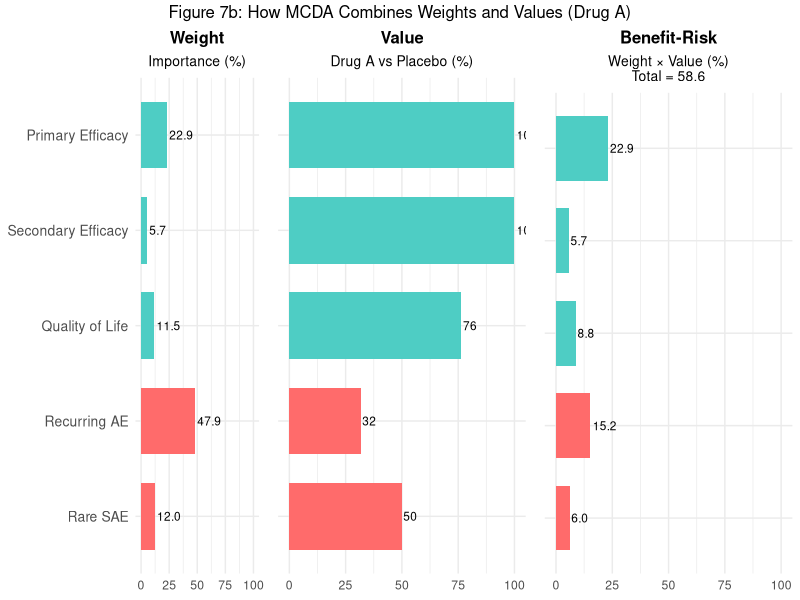
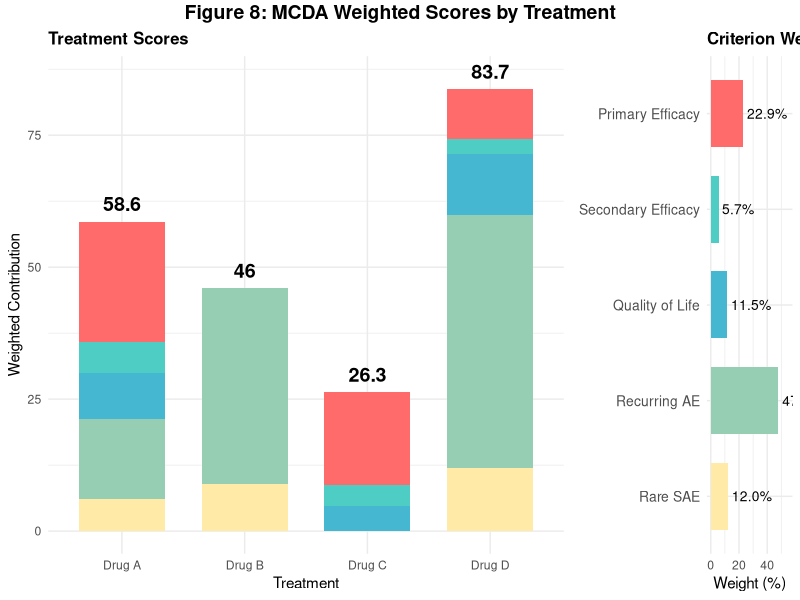
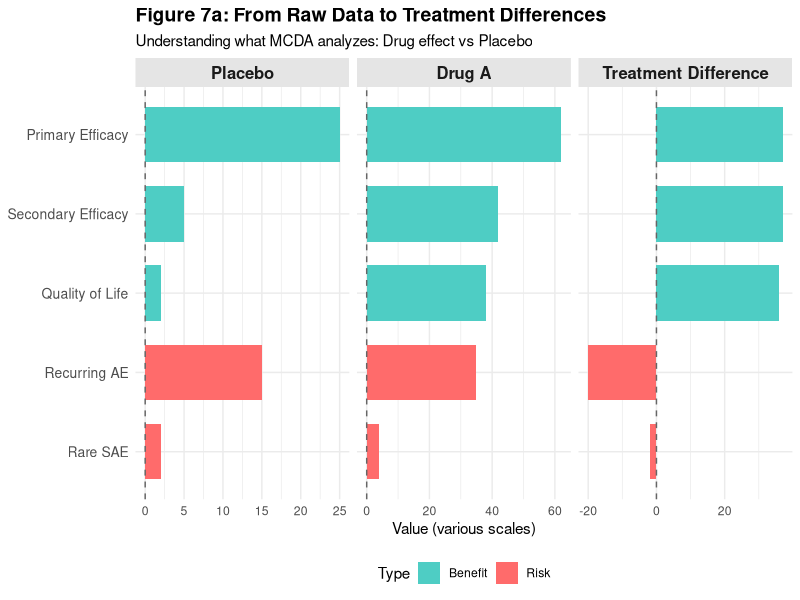
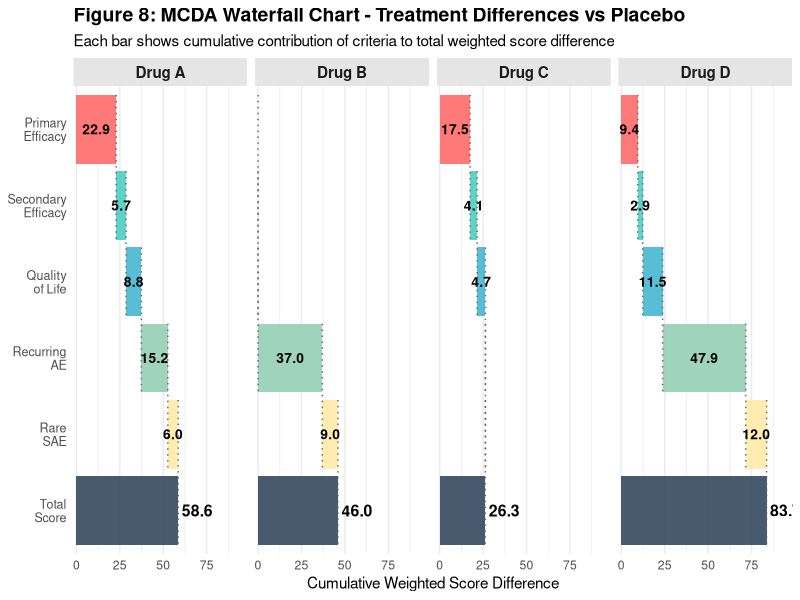
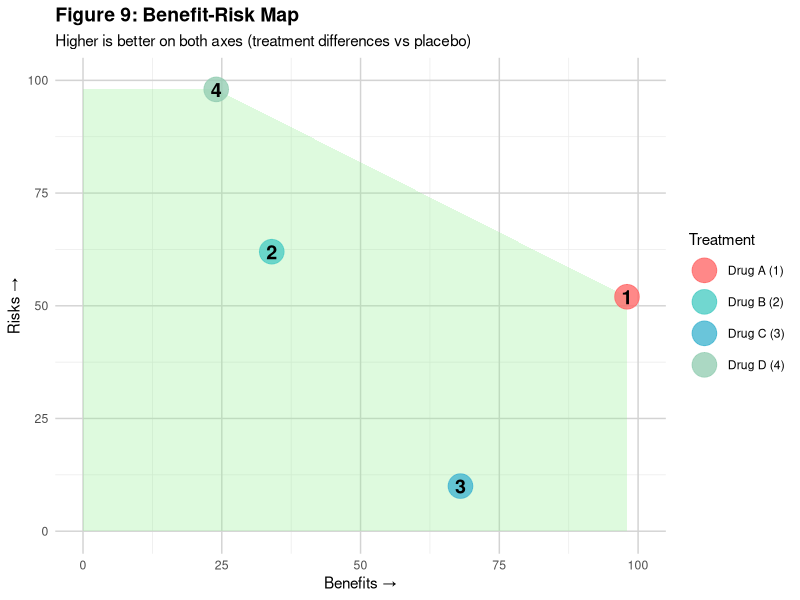
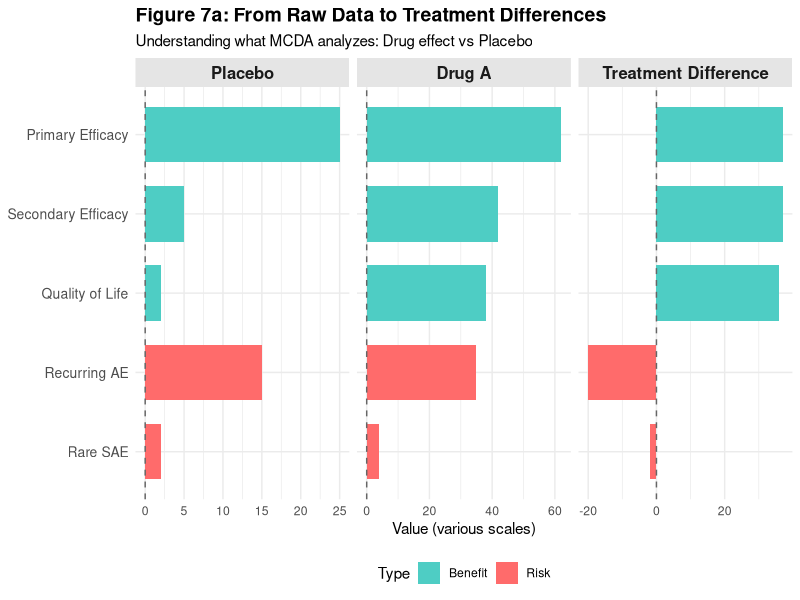
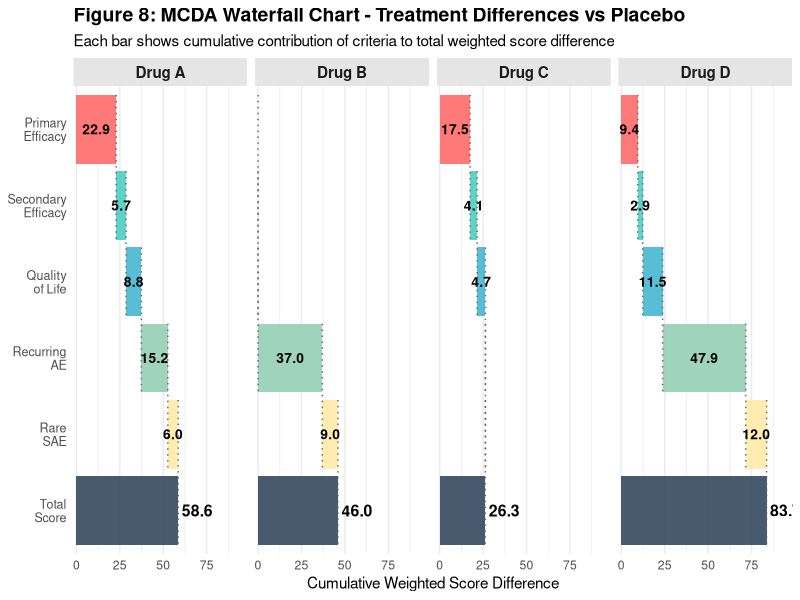
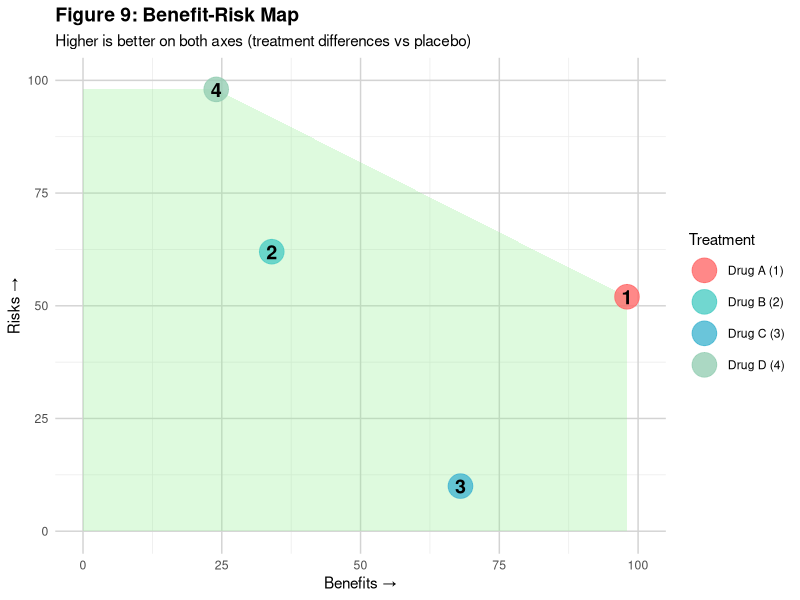

The R script that drew these images, in order:
# ============================================================================
# MCDA Benefit-Risk Analysis - Chart Generation Script
# Creates Figures 7a, 7b, 8 (stacked bar and waterfall), and 9
# ============================================================================

# Load required libraries
library(ggplot2)
library(dplyr)
library(reshape2)
library(gridExtra)

# ============================================================================
# 1. DATA PREPARATION
# ============================================================================

# Create raw performance data
create_publication_data <- function() {
  performance_data <- data.frame(
    Treatment = c("Placebo", "Drug A", "Drug B", "Drug C", "Drug D"),
    Primary_Efficacy = c(0.25, 0.62, 0.45, 0.58, 0.52),
    Secondary_Efficacy = c(5, 42, 28, 38, 35),
    Quality_of_Life = c(2, 38, 25, 32, 42),
    Recurring_AE = c(0.15, 0.35, 0.25, 0.42, 0.20),
    Rare_SAE = c(0.02, 0.04, 0.03, 0.06, 0.02)
  )
  return(performance_data)
}

# Calculate treatment differences vs placebo
calculate_treatment_differences <- function(data) {
  placebo_row <- data[data$Treatment == "Placebo", ]

  differences <- data.frame(
    Treatment = data$Treatment[data$Treatment != "Placebo"],
    Primary_Efficacy_Diff = data$Primary_Efficacy[data$Treatment != "Placebo"] -
      placebo_row$Primary_Efficacy,
    Secondary_Efficacy_Diff = data$Secondary_Efficacy[
      data$Treatment != "Placebo"
    ] - placebo_row$Secondary_Efficacy,
    Quality_of_Life_Diff = data$Quality_of_Life[data$Treatment != "Placebo"] -
      placebo_row$Quality_of_Life,
    Recurring_AE_Diff = placebo_row$Recurring_AE -
      data$Recurring_AE[data$Treatment != "Placebo"],
    Rare_SAE_Diff = placebo_row$Rare_SAE -
      data$Rare_SAE[data$Treatment != "Placebo"]
  )
  return(differences)
}

# Initialize data
pub_data <- create_publication_data()
treatment_diffs <- calculate_treatment_differences(pub_data)

# Create performance matrix
performance_matrix_pub <- as.matrix(treatment_diffs[, -1])
rownames(performance_matrix_pub) <- treatment_diffs$Treatment
colnames(performance_matrix_pub) <- c(
  "Primary_Efficacy",
  "Secondary_Efficacy",
  "Quality_of_Life",
  "Recurring_AE",
  "Rare_SAE"
)

# Define weights
weights_pub <- c(
  Primary_Efficacy = 0.229,
  Secondary_Efficacy = 0.057,
  Quality_of_Life = 0.115,
  Recurring_AE = 0.479,
  Rare_SAE = 0.120
)

# Normalize performance matrix
normalized_pub <- apply(performance_matrix_pub, 2, function(x) {
  (x - min(x)) / (max(x) - min(x))
})

# Calculate weighted contributions
weighted_contributions_pub <- normalized_pub *
  rep(weights_pub, each = nrow(normalized_pub))

# Calculate total scores
total_scores_pub <- rowSums(weighted_contributions_pub)

# Create contributions data frame
contrib_df <- as.data.frame(weighted_contributions_pub)
contrib_df$Treatment <- rownames(performance_matrix_pub)
contrib_df$Total_Score <- total_scores_pub * 100
contrib_df$Rank <- rank(-total_scores_pub)

# Reshape for plotting
contrib_long <- melt(
  contrib_df[, 1:5],
  variable.name = "Criteria",
  value.name = "Contribution"
)
contrib_long$Treatment <- rep(contrib_df$Treatment, 5)

# ============================================================================
# 2. FIGURE 7a: RAW DATA TO TREATMENT DIFFERENCES
# ============================================================================

create_fig7a <- function() {
  raw_comparison <- data.frame(
    Criterion = rep(
      c(
        "Primary Efficacy",
        "Secondary Efficacy",
        "Quality of Life",
        "Recurring AE",
        "Rare SAE"
      ),
      3
    ),
    Value = c(
      0.25 * 100,
      5,
      2,
      0.15 * 100,
      0.02 * 100,
      0.62 * 100,
      42,
      38,
      0.35 * 100,
      0.04 * 100,
      (0.62 - 0.25) * 100,
      42 - 5,
      38 - 2,
      (0.15 - 0.35) * 100,
      (0.02 - 0.04) * 100
    ),
    Group = rep(c("Placebo", "Drug A", "Treatment Difference"), each = 5),
    Type = rep(c("Benefit", "Benefit", "Benefit", "Risk", "Risk"), 3)
  )

  raw_comparison$Criterion <- factor(
    raw_comparison$Criterion,
    levels = rev(c(
      "Primary Efficacy",
      "Secondary Efficacy",
      "Quality of Life",
      "Recurring AE",
      "Rare SAE"
    ))
  )
  raw_comparison$Group <- factor(
    raw_comparison$Group,
    levels = c("Placebo", "Drug A", "Treatment Difference")
  )

  p_raw <- ggplot(raw_comparison, aes(x = Value, y = Criterion, fill = Type)) +
    geom_bar(stat = "identity", width = 0.7) +
    facet_wrap(~Group, ncol = 3, scales = "free_x") +
    scale_fill_manual(values = c("Benefit" = "#4ECDC4", "Risk" = "#FF6B6B")) +
    labs(
      title = "Figure 7a: From Raw Data to Treatment Differences",
      subtitle = paste(
        "Understanding what MCDA analyzes:",
        "Drug effect vs Placebo"
      ),
      x = "Value (various scales)",
      y = NULL
    ) +
    theme_minimal() +
    theme(
      strip.text = element_text(size = 12, face = "bold"),
      strip.background = element_rect(fill = "grey90", color = NA),
      axis.text.y = element_text(size = 10),
      legend.position = "bottom",
      plot.title = element_text(size = 14, face = "bold"),
      plot.subtitle = element_text(size = 11)
    ) +
    geom_vline(
      xintercept = 0,
      linetype = "dashed",
      color = "gray40",
      size = 0.5
    )

  return(p_raw)
}

# ============================================================================
# 3. FIGURE 7b: MCDA CALCULATION WALKTHROUGH (DRUG A)
# ============================================================================

create_fig7b <- function() {
  drug_a_idx <- which(rownames(performance_matrix_pub) == "Drug A")
  drug_a_weights <- weights_pub * 100
  drug_a_values <- normalized_pub[drug_a_idx, ] * 100
  drug_a_contributions <- weighted_contributions_pub[drug_a_idx, ] * 100
  drug_a_total <- sum(drug_a_contributions)

  x_max <- 100

  # Panel 1: Weights
  weights_df_plot <- data.frame(
    Criterion = factor(
      c(
        "Primary Efficacy",
        "Secondary Efficacy",
        "Quality of Life",
        "Recurring AE",
        "Rare SAE"
      ),
      levels = rev(c(
        "Primary Efficacy",
        "Secondary Efficacy",
        "Quality of Life",
        "Recurring AE",
        "Rare SAE"
      ))
    ),
    Weight = weights_pub * 100,
    Type = c("Benefit", "Benefit", "Benefit", "Risk", "Risk")
  )

  p_weights <- ggplot(
    weights_df_plot,
    aes(x = Weight, y = Criterion, fill = Type)
  ) +
    geom_bar(stat = "identity", width = 0.7) +
    scale_fill_manual(values = c("Benefit" = "#4ECDC4", "Risk" = "#FF6B6B")) +
    labs(title = "Weight", subtitle = "Importance (%)", x = NULL, y = NULL) +
    xlim(0, x_max) +
    theme_minimal() +
    theme(
      axis.text.y = element_text(size = 10),
      legend.position = "none",
      plot.title = element_text(size = 12, face = "bold", hjust = 0.5),
      plot.subtitle = element_text(size = 10, hjust = 0.5)
    ) +
    geom_text(aes(label = sprintf("%.1f", Weight)), hjust = -0.1, size = 3)

  # Panel 2: Drug A Normalized Values
  drug_a_values_df <- data.frame(
    Criterion = factor(
      c(
        "Primary Efficacy",
        "Secondary Efficacy",
        "Quality of Life",
        "Recurring AE",
        "Rare SAE"
      ),
      levels = rev(c(
        "Primary Efficacy",
        "Secondary Efficacy",
        "Quality of Life",
        "Recurring AE",
        "Rare SAE"
      ))
    ),
    Value = normalized_pub[drug_a_idx, ] * 100,
    Type = c("Benefit", "Benefit", "Benefit", "Risk", "Risk")
  )

  p_values <- ggplot(
    drug_a_values_df,
    aes(x = Value, y = Criterion, fill = Type)
  ) +
    geom_bar(stat = "identity", width = 0.7) +
    scale_fill_manual(values = c("Benefit" = "#4ECDC4", "Risk" = "#FF6B6B")) +
    labs(
      title = "Value",
      subtitle = "Drug A vs Placebo (%)",
      x = NULL,
      y = NULL
    ) +
    xlim(0, x_max) +
    theme_minimal() +
    theme(
      axis.text.y = element_blank(),
      legend.position = "none",
      plot.title = element_text(size = 12, face = "bold", hjust = 0.5),
      plot.subtitle = element_text(size = 10, hjust = 0.5)
    ) +
    geom_text(aes(label = sprintf("%.0f", Value)), hjust = -0.1, size = 3)

  # Panel 3: Drug A Weighted Contributions
  drug_a_contrib_df <- data.frame(
    Criterion = factor(
      c(
        "Primary Efficacy",
        "Secondary Efficacy",
        "Quality of Life",
        "Recurring AE",
        "Rare SAE"
      ),
      levels = rev(c(
        "Primary Efficacy",
        "Secondary Efficacy",
        "Quality of Life",
        "Recurring AE",
        "Rare SAE"
      ))
    ),
    Contribution = weighted_contributions_pub[drug_a_idx, ] * 100,
    Type = c("Benefit", "Benefit", "Benefit", "Risk", "Risk")
  )

  p_weighted <- ggplot(
    drug_a_contrib_df,
    aes(x = Contribution, y = Criterion, fill = Type)
  ) +
    geom_bar(stat = "identity", width = 0.7) +
    scale_fill_manual(values = c("Benefit" = "#4ECDC4", "Risk" = "#FF6B6B")) +
    labs(
      title = "Benefit-Risk",
      subtitle = sprintf(
        "Weight × Value (%%)\nTotal = %.1f",
        drug_a_total
      ),
      x = NULL,
      y = NULL
    ) +
    xlim(0, x_max) +
    theme_minimal() +
    theme(
      axis.text.y = element_blank(),
      legend.position = "none",
      plot.title = element_text(size = 12, face = "bold", hjust = 0.5),
      plot.subtitle = element_text(size = 10, hjust = 0.5)
    ) +
    geom_text(
      aes(label = sprintf("%.1f", Contribution)),
      hjust = -0.1,
      size = 3
    )

  # Combine panels
  combined_plot <- grid.arrange(
    p_weights,
    p_values,
    p_weighted,
    ncol = 3,
    top = paste(
      "Figure 7b: How MCDA Combines Weights and Values",
      "(Drug A)"
    )
  )

  return(combined_plot)
}

# ============================================================================
# 4. FIGURE 8: STACKED BAR CHART WITH WEIGHTS
# ============================================================================

create_fig8_stacked <- function() {
  # Create stacked bar chart
  p_stacked <- ggplot(
    contrib_long,
    aes(x = Treatment, y = Contribution * 100, fill = Criteria)
  ) +
    geom_bar(stat = "identity", width = 0.7) +
    scale_fill_manual(
      values = c(
        "Primary_Efficacy" = "#FF6B6B",
        "Secondary_Efficacy" = "#4ECDC4",
        "Quality_of_Life" = "#45B7D1",
        "Recurring_AE" = "#96CEB4",
        "Rare_SAE" = "#FFEAA7"
      ),
      labels = c(
        "Primary Efficacy",
        "Secondary Efficacy",
        "Quality of Life",
        "Recurring AE",
        "Rare SAE"
      )
    ) +
    labs(
      title = "Treatment Scores",
      x = "Treatment",
      y = "Weighted Contribution"
    ) +
    theme_minimal() +
    theme(
      legend.position = "none",
      plot.title = element_text(size = 12, face = "bold")
    ) +
    geom_text(
      data = contrib_df,
      aes(x = Treatment, y = Total_Score + 2, label = round(Total_Score, 1)),
      inherit.aes = FALSE,
      vjust = 0,
      size = 5,
      fontface = "bold"
    )

  # Create weights bar chart
  weights_chart_df <- data.frame(
    Criteria = factor(
      c(
        "Primary Efficacy",
        "Secondary Efficacy",
        "Quality of Life",
        "Recurring AE",
        "Rare SAE"
      ),
      levels = rev(c(
        "Primary Efficacy",
        "Secondary Efficacy",
        "Quality of Life",
        "Recurring AE",
        "Rare SAE"
      ))
    ),
    Weight = weights_pub * 100,
    Criteria_var = factor(
      c(
        "Primary_Efficacy",
        "Secondary_Efficacy",
        "Quality_of_Life",
        "Recurring_AE",
        "Rare_SAE"
      ),
      levels = rev(c(
        "Primary_Efficacy",
        "Secondary_Efficacy",
        "Quality_of_Life",
        "Recurring_AE",
        "Rare_SAE"
      ))
    )
  )

  p_weights_chart <- ggplot(
    weights_chart_df,
    aes(x = Weight, y = Criteria, fill = Criteria_var)
  ) +
    geom_bar(stat = "identity", width = 0.7) +
    scale_fill_manual(
      values = c(
        "Primary_Efficacy" = "#FF6B6B",
        "Secondary_Efficacy" = "#4ECDC4",
        "Quality_of_Life" = "#45B7D1",
        "Recurring_AE" = "#96CEB4",
        "Rare_SAE" = "#FFEAA7"
      )
    ) +
    labs(title = "Criterion Weights", x = "Weight (%)", y = NULL) +
    theme_minimal() +
    theme(
      legend.position = "none",
      plot.title = element_text(size = 12, face = "bold"),
      axis.text.y = element_text(size = 10)
    ) +
    geom_text(
      aes(label = sprintf("%.1f%%", Weight)),
      hjust = -0.1,
      size = 3.5
    ) +
    xlim(0, max(weights_chart_df$Weight) * 1.15)

  # Combine both plots
  library(grid)
  combined_plot <- grid.arrange(
    p_stacked,
    p_weights_chart,
    ncol = 2,
    widths = c(2.5, 1),
    top = textGrob(
      "Figure 8: MCDA Weighted Scores by Treatment",
      gp = gpar(fontsize = 14, fontface = "bold")
    )
  )

  return(combined_plot)
}

# ============================================================================
# 5. FIGURE 8: WATERFALL CHART
# ============================================================================

create_fig8_waterfall <- function() {
  # Prepare waterfall data
  waterfall_data <- contrib_long %>%
    mutate(
      Criteria = factor(
        Criteria,
        levels = c(
          "Primary_Efficacy",
          "Secondary_Efficacy",
          "Quality_of_Life",
          "Recurring_AE",
          "Rare_SAE"
        )
      )
    ) %>%
    arrange(Treatment, Criteria) %>%
    group_by(Treatment) %>%
    mutate(
      Contribution_pct = Contribution * 100,
      end = cumsum(Contribution_pct),
      start = lag(end, default = 0),
      id = 7 - row_number()
    ) %>%
    ungroup()

  # Add total bars
  totals <- contrib_df %>%
    select(Treatment, Total_Score) %>%
    mutate(
      Criteria = factor(
        "Total",
        levels = c(
          "Primary_Efficacy",
          "Secondary_Efficacy",
          "Quality_of_Life",
          "Recurring_AE",
          "Rare_SAE",
          "Total"
        )
      ),
      Contribution_pct = Total_Score,
      start = 0,
      end = Total_Score,
      id = 1
    )

  # Combine data
  waterfall_complete <- bind_rows(waterfall_data, totals) %>%
    mutate(
      Criteria = factor(
        Criteria,
        levels = c(
          "Primary_Efficacy",
          "Secondary_Efficacy",
          "Quality_of_Life",
          "Recurring_AE",
          "Rare_SAE",
          "Total"
        )
      ),
      Treatment = factor(
        Treatment,
        levels = c("Drug A", "Drug B", "Drug C", "Drug D")
      )
    )

  # Create connector lines
  connector_lines <- waterfall_data %>%
    arrange(Treatment, desc(id)) %>%
    group_by(Treatment) %>%
    mutate(
      next_start = lead(start),
      next_id = lead(id)
    ) %>%
    filter(!is.na(next_start)) %>%
    ungroup()

  # Add connectors from Rare SAE to Total
  rare_to_total <- waterfall_data %>%
    filter(Criteria == "Rare_SAE") %>%
    left_join(
      totals %>% select(Treatment, total_end = end, total_id = id),
      by = "Treatment"
    ) %>%
    mutate(
      next_start = 0,
      next_id = total_id
    ) %>%
    select(Treatment, Criteria, end, id, next_start, next_id)

  all_connectors <- bind_rows(connector_lines, rare_to_total)

  # Create plot
  p_waterfall <- ggplot(
    waterfall_complete,
    aes(
      y = id,
      fill = Criteria,
      ymin = id - 0.45,
      ymax = id + 0.45,
      xmin = start,
      xmax = end
    )
  ) +
    geom_rect(alpha = 0.9) +
    geom_segment(
      data = all_connectors,
      aes(x = end, xend = end, y = id + 0.45, yend = next_id - 0.45),
      linetype = "dotted",
      color = "gray40",
      linewidth = 0.5,
      inherit.aes = FALSE
    ) +
    facet_wrap(~Treatment, nrow = 1) +
    scale_fill_manual(
      values = c(
        "Primary_Efficacy" = "#FF6B6B",
        "Secondary_Efficacy" = "#4ECDC4",
        "Quality_of_Life" = "#45B7D1",
        "Recurring_AE" = "#96CEB4",
        "Rare_SAE" = "#FFEAA7",
        "Total" = "#34495e"
      ),
      labels = c(
        "Primary Efficacy",
        "Secondary Efficacy",
        "Quality of Life",
        "Recurring AE",
        "Rare SAE",
        "Total Score"
      ),
      drop = FALSE
    ) +
    geom_text(
      data = filter(
        waterfall_complete,
        Contribution_pct > 0.5,
        Criteria != "Total"
      ),
      aes(
        x = (start + end) / 2,
        y = id,
        label = sprintf("%.1f", Contribution_pct)
      ),
      inherit.aes = FALSE,
      size = 3.5,
      color = "black",
      fontface = "bold"
    ) +
    geom_text(
      data = filter(waterfall_complete, Criteria == "Total"),
      aes(x = end + 2, y = id, label = sprintf("%.1f", Contribution_pct)),
      inherit.aes = FALSE,
      size = 4,
      fontface = "bold",
      hjust = 0
    ) +
    scale_y_continuous(
      breaks = 1:6,
      labels = c(
        "Total\nScore",
        "Rare\nSAE",
        "Recurring\nAE",
        "Quality\nof Life",
        "Secondary\nEfficacy",
        "Primary\nEfficacy"
      ),
      expand = expansion(mult = c(0.02, 0.02))
    ) +
    scale_x_continuous(expand = expansion(mult = c(0.02, 0.15))) +
    labs(
      title = "Figure 8: MCDA Waterfall Chart - Treatment Differences vs Placebo",
      subtitle = "Each bar shows cumulative contribution of criteria to total weighted score difference",
      x = "Cumulative Weighted Score Difference",
      y = NULL
    ) +
    theme_minimal() +
    theme(
      legend.position = "none",
      plot.title = element_text(size = 14, face = "bold"),
      axis.text.y = element_text(size = 9, hjust = 1),
      panel.grid.major.y = element_blank(),
      panel.grid.minor.y = element_blank(),
      strip.text = element_text(size = 11, face = "bold"),
      strip.background = element_rect(fill = "gray90", color = NA)
    )

  return(p_waterfall)
}

# ============================================================================
# 6. FIGURE 9: BENEFIT-RISK MAP
# ============================================================================

create_fig9 <- function() {
  # Calculate benefit and risk category weights
  benefit_criteria <- c(
    "Primary_Efficacy",
    "Secondary_Efficacy",
    "Quality_of_Life"
  )
  risk_criteria <- c("Recurring_AE", "Rare_SAE")

  benefit_weights <- weights_pub[benefit_criteria]
  risk_weights <- weights_pub[risk_criteria]

  total_benefit_weight <- sum(benefit_weights) * 100 # 40.1%
  total_risk_weight <- sum(risk_weights) * 100 # 59.9%

  # Create benefit-risk map data
  br_map_df <- data.frame(
    Treatment = c("Drug A", "Drug B", "Drug C", "Drug D"),
    Benefits = c(98, 34, 68, 24),
    Risks = c(52, 62, 10, 98),
    Label = c("1", "2", "3", "4")
  )

  # Find the two outermost points
  max_y_point <- br_map_df[which.max(br_map_df$Risks), ]
  max_x_point <- br_map_df[which.max(br_map_df$Benefits), ]

  # Create frontier polygon: (0, 0) -> (0, 98) -> Drug D (24, 98) ->
  # Drug A (98, 52) -> (98, 0) -> back to origin
  frontier_polygon <- data.frame(
    x = c(
      0,
      0,
      max_y_point$Benefits,
      max_x_point$Benefits,
      max(br_map_df$Benefits),
      0
    ),
    y = c(0, max(br_map_df$Risks), max_y_point$Risks, max_x_point$Risks, 0, 0)
  )

  p_brmap <- ggplot(
    br_map_df,
    aes(x = Benefits, y = Risks, color = Treatment)
  ) +
    # Shaded frontier region under the two outermost points
    geom_polygon(
      data = frontier_polygon,
      aes(x = x, y = y),
      inherit.aes = FALSE,
      fill = "lightgreen",
      alpha = 0.3
    ) +
    geom_point(size = 8, alpha = 0.8) +
    geom_text(
      aes(label = Label),
      color = "black",
      size = 5,
      fontface = "bold"
    ) +
    scale_color_manual(
      values = c(
        "Drug A" = "#FF6B6B",
        "Drug B" = "#4ECDC4",
        "Drug C" = "#45B7D1",
        "Drug D" = "#96CEB4"
      ),
      labels = c("Drug A (1)", "Drug B (2)", "Drug C (3)", "Drug D (4)")
    ) +
    xlim(0, 100) +
    ylim(0, 100) +
    labs(
      title = "Figure 9: Benefit-Risk Map",
      subtitle = paste(
        "Higher is better on both axes",
        "(treatment differences vs placebo)"
      ),
      x = "Benefits →",
      y = "Risks →"
    ) +
    theme_minimal() +
    theme(
      panel.grid.major = element_line(color = "lightgray"),
      plot.title = element_text(size = 14, face = "bold"),
      legend.position = "right"
    )

  return(p_brmap)
}

# ============================================================================
# 7. GENERATE ALL CHARTS
# ============================================================================

# Create output directory if it doesn't exist
if (!dir.exists("output")) {
  dir.create("output")
}

# Generate and save all figures
cat("Generating Figure 7a...\n")
fig7a <- create_fig7a()
ggsave(
  "dev/figure_7a_raw_comparison.jpeg",
  fig7a,
  width = 16,
  height = 6,
  dpi = 300
)

cat("Generating Figure 7b...\n")
fig7b <- create_fig7b()
ggsave(
  "dev/figure_7b_mcda_walkthrough.jpeg",
  fig7b,
  width = 14,
  height = 5,
  dpi = 300
)

cat("Generating Figure 8 (Stacked Bar)...\n")
fig8_stacked <- create_fig8_stacked()
ggsave(
  "dev/figure_8_stacked_bar.jpeg",
  fig8_stacked,
  width = 14,
  height = 7,
  dpi = 300
)

cat("Generating Figure 8 (Waterfall)...\n")
fig8_waterfall <- create_fig8_waterfall()
ggsave(
  "dev/figure_8_waterfall.jpeg",
  fig8_waterfall,
  width = 12,
  height = 6,
  dpi = 300
)

cat("Generating Figure 9...\n")
fig9 <- create_fig9()
ggsave(
  "dev/figure_9_benefit_risk_map.jpeg",
  fig9,
  width = 8,
  height = 8,
  dpi = 300
)

cat("\nAll figures generated successfully!\n")
cat("Output saved to 'dev/' directory\n")

# Display figures (optional - comment out if running in batch mode)
print(fig7a)
print(fig7b)
print(fig8_stacked)
print(fig8_waterfall)
print(fig9)
